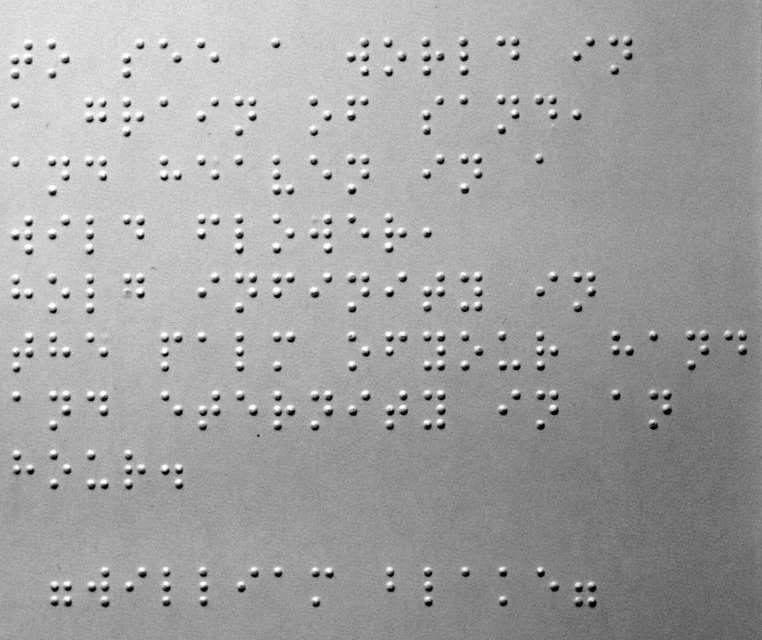
#> input picture example/poem.png, 762 x 640 px
$ python segment.py
#> lines starting #> are read from the running program, lines starting #| are printed output that depends on the picture; after the words box and inside, x2 and y2 are one past the last pixel; in counts of white or black regions, pixels touching at a corner belong together
import os
import shutil
import cv2
import numpy as np
import math
import matplotlib.pyplot as plt

def preprocess(img):
    inverted = 255 - img
    _, thresh1 = cv2.threshold(inverted, 180, 255, cv2.THRESH_BINARY)
    denoised = cv2.bilateralFilter(thresh1, 9, 75, 75)
    _, thresh2 = cv2.threshold(denoised, 12, 255, cv2.THRESH_BINARY)
    dilated = cv2.dilate(thresh2, np.ones((3,2),np.uint8), iterations = 1)
    print("Finished preprocess")
    return dilated


def correct_perspective(src):
    H, W = src.shape[:2]
    frame = cv2.resize(src, (W, H))

    # Corners - Hard coded
    tl = (13 - 11, 45 - 11)
    bl = (14 - 11, 608 + 11)
    tr = (736 + 11, 31 - 11)
    br = (747 + 11, 605 + 11)

    pts_src = np.float32([tl, bl, tr, br])
    pts_dst = np.float32([[0, 0], [0, H - 1], [W - 1, 0], [W - 1, H - 1]])

    matrix = cv2.getPerspectiveTransform(pts_src, pts_dst)
    transformed = cv2.warpPerspective(frame, matrix, (W, H))
    print("Finished correct perspective")
    return transformed


def horizontal_segment(img):
    horizontal_img = img.copy()

    # Hough lines
    H, W = horizontal_img.shape[:2]
    structure = cv2.getStructuringElement(cv2.MORPH_RECT, (W + 2000, 7))
    horizontal = cv2.dilate(horizontal_img, structure, (-1, -1))
    edges = cv2.Canny(horizontal, 50, 150, apertureSize = 3)

    # Get endpoints
    y = []
    lines = cv2.HoughLinesP(edges, 1, np.pi/180, 15, minLineLength=100, maxLineGap=200)
    for i in range(0, len(lines)):
        for x1, y1, x2, y2 in lines[i]:
            y.append(((x1, y1), (x2, y2)))

    y.append(((0, 0), (W - 1, 0)))
    y.append(((0, H - 1), (W - 1, H - 1)))
    sorted_y = sorted(y)

    # Select segments to keep
    segments = []
    for i in range(len(sorted_y) - 1):
        y1 = sorted_y[i]
        y2 = sorted_y[i + 1]

        segment = horizontal_img[y1[0][1]:y2[0][1], y1[0][0]:y1[1][0]]
        total = (y2[0][1] - y1[0][1]) * (y1[1][0] - y1[0][0])
        count = np.floor(np.sum(segment) / 255)

        if (count/total > 0.005):
            segments.append((y1[1][1], y2[1][1]))

    # Merge broken segments
    merged_segments = []
    heights = [s[1] - s[0] for s in segments]
    threshold = 0.8 * np.median(heights)
    i = 0
    while i < len(heights):
        if i == len(heights) - 1 or heights[i] > threshold:
            merged_segments.append(segments[i])
            i += 1
        elif i == len(heights) - 2 or heights[i] + heights[i + 1] > threshold:
            merged_segments.append((segments[i][0], segments[i + 1][1]))
            i += 2
        elif i == len(heights) - 3 or heights[i] + heights[i + 1] + heights[i + 2] > threshold:
            merged_segments.append((segments[i][0], segments[i + 2][1]))
            i += 3

    for i in range(0, len(merged_segments)):
        cv2.line(horizontal_img, (0, merged_segments[i][0]), (W - 1, merged_segments[i][0]), (0, 0, 255), 3)
        cv2.line(horizontal_img, (0, merged_segments[i][1]), (W - 1, merged_segments[i][1]), (255, 0, 0), 3)
    print("Finished horizontal segmentation")
    return merged_segments


def vertical_segment(img):
    vertical_img = cv2.rotate(img, cv2.ROTATE_90_CLOCKWISE)

    # Use Hough lines
    H, W = vertical_img.shape[:2]
    structure = cv2.getStructuringElement(cv2.MORPH_RECT, (W + 2000, 7))
    horizontal = cv2.dilate(vertical_img, structure, (-1, -1))
    edges = cv2.Canny(horizontal, 50, 150, apertureSize = 3)

    # Get endpoints
    y = []
    lines = cv2.HoughLinesP(edges, 1, np.pi/180, 15, minLineLength=100, maxLineGap=200)
    for i in range(0, len(lines)):
        for x1, y1, x2, y2 in lines[i]:
            y.append(((x1, y1), (x2, y2)))

    y.append(((0, 0), (W, 0)))
    y.append(((0, H - 1), (W - 1, H - 1)))
    sorted_y = sorted(y)

    # Keep segments with Braille
    segments = []
    for i in range(len(sorted_y) - 1):
        y1 = sorted_y[i]
        y2 = sorted_y[i + 1]

        segment = vertical_img[y1[0][1]:y2[0][1], y1[0][0]:y1[1][0]]
        total = (y2[0][1] - y1[0][1]) * (y1[1][0] - y1[0][0])
        count = np.floor(np.sum(segment) / 255)

        if (count/total > 0.01):
            segments.append((sorted_y[i][1][1], sorted_y[i + 1][1][1]))

    # Merge broken segments
    merged_segments = []
    heights = [s[1] - s[0] for s in segments]
    threshold = 0.8 * np.median(heights)
    i = 0

    while i < len(heights):
        if i == len(heights) - 1 or heights[i] > threshold:
            merged_segments.append(segments[i])
            i += 1
        elif i == len(heights) - 2 or heights[i] + heights[i + 1] > threshold:
            merged_segments.append((segments[i][0], segments[i + 1][1]))
            i += 2

    # [4 lines of commented-out code are left out]
    print("Finished vertical segmentation")
    return merged_segments


def segment(img, x_pairs, y_pairs):
    print("Starting segmentation")
    line_num = 0

    # Create outer directory if it doesn't exist
    outer_directory = "segments"
    if not os.path.exists(outer_directory):
        os.makedirs(outer_directory)
    else:
        # Delete all the subdirectories in the outer directory
        for item in os.listdir(outer_directory):
            item_path = os.path.join(outer_directory, item)
            if os.path.isdir(item_path):
                shutil.rmtree(item_path)

    for y_start, y_end in y_pairs:
        char_num = 0
        empty_count = 0

        for x_start, x_end in x_pairs:
            segment = img[y_start:y_end, x_start:x_end]
            total = (y_end - y_start) * (x_end - x_start)
            count = np.floor(np.sum(segment) / 255)

            if (count/total < 0.01):
                empty_count += 1
                if empty_count > 1:
                    break
            else:
                empty_count = 0

            directory = f"segments/line{line_num}"
            if not os.path.exists(directory):
                os.makedirs(directory)

            cv2.imwrite(f"{directory}/char{char_num}.jpg", segment)
            char_num += 1

        line_num += 1

    print("Finished segmentation")
    return


# Load image
img = cv2.imread('poem.png')
#> img is the input picture: shape (640, 762, 3); min 0, max 255, mean 162

# Preprocess
preprocessed = preprocess(img)
#> in preprocess, `_, thresh1 = cv2.threshold(inverted, 180, 255, cv2.THRESH_BINARY)`:
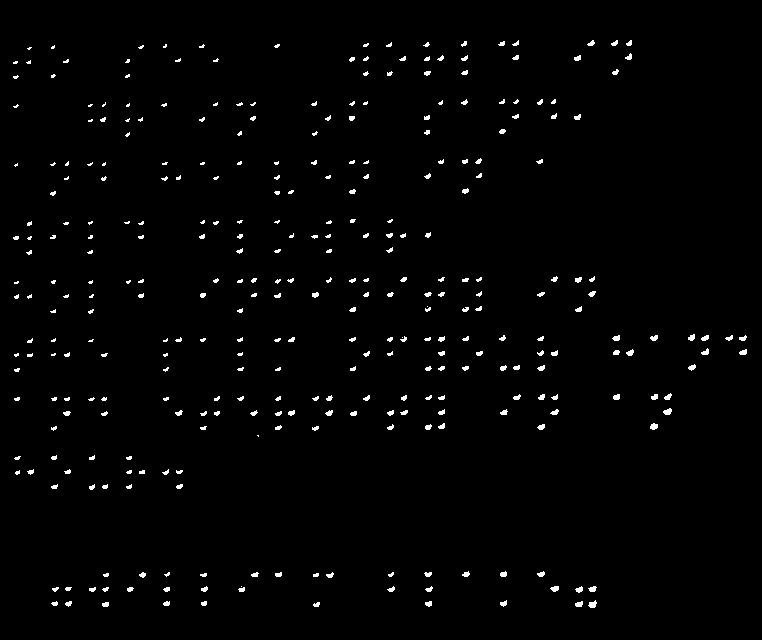
#> thresh1: shape (640, 762, 3); 1.5% white; 333 white regions (141 under 20 px), largest, box (x1, y1, x2, y2) and area: (588, 600, 597, 608) 46, (663, 408, 672, 415) 44, (650, 423, 658, 430) 42
#> in preprocess, `dilated = cv2.dilate(thresh2, np.ones((3,2),np.uint8), iterations = 1)`: dilated: shape (640, 762, 3); 2.8% white; 330 white regions (1 under 20 px), largest, box (x1, y1, x2, y2) and area: (588, 599, 598, 609) 74, (663, 407, 673, 416) 71, (650, 422, 659, 431) 67
cv2.imwrite('preprocessed.jpg', preprocessed)

# Transform
transformed = correct_perspective(preprocessed)
cv2.imwrite('transformed.jpg', transformed)

# Draw lines
x_pairs = vertical_segment(transformed)
#> in vertical_segment, `edges = cv2.Canny(horizontal, 50, 150, apertureSize = 3)`:
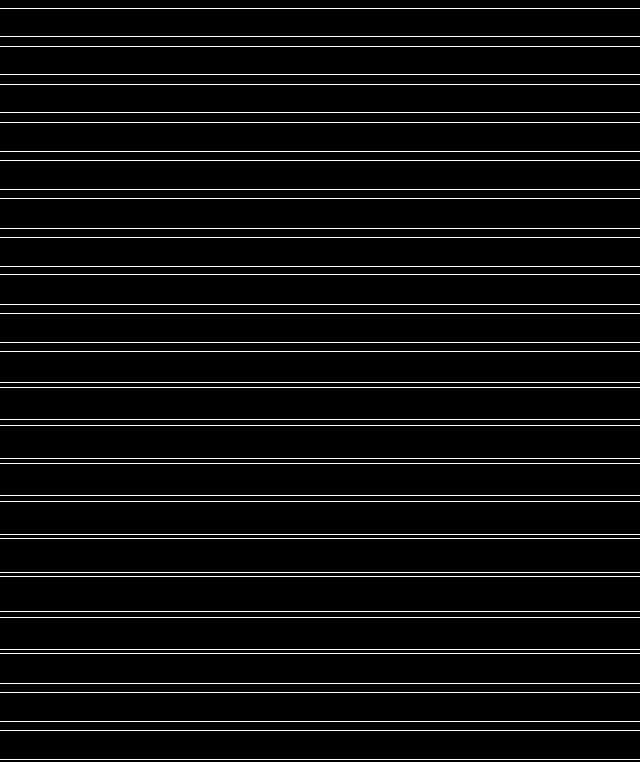
#> edges: shape (762, 640); 5.2% white in thin lines or dots
#> in vertical_segment, `lines = cv2.HoughLinesP(edges, 1, np.pi/180, 15, minLineLength=100, ma..`: lines = 40 rows, first 6: [0, 304, 639, 304], [0, 538, 639, 538], [0, 387, 639, 387], [0, 425, 639, 425], [0, 151, 639, 151], [0, 692, 639, 692]
#> the loop in vertical_segment, `for i in range(0, len(lines)):` made 40 passes
#> after the loop in vertical_segment, `for i in range(0, len(lines)):`: y = 40 items
#> in vertical_segment, `sorted_y = sorted(y)`: sorted_y = 42 items
#> the loop in vertical_segment, `for i in range(len(sorted_y) - 1):` made 41 passes
#> (y1, y2, total, count) on passes 1 to 11: (((0, 0), (640, 0)), ((0, 8), (639, 8)), 5120, 0), (((0, 8), (639, 8)), ((0, 36), (639, 36)), 17892, 2355), (((0, 36), (639, 36)), ((0, 46), (639, 46)), 6390, 0), (((0, 46), (639, 46)), ((0, 74), (639, 74)), 17892, 3183), (((0, 74), (639, 74)), ((0, 84), (639, 84)), 6390, 0), (((0, 84), (639, 84)), ((0, 112), (639, 112)), 17892, 2964), (((0, 112), (639, 112)), ((0, 122), (639, 122)), 6390, 0), (((0, 122), (639, 122)), ((0, 151), (639, 151)), 18531, 2208), (((0, 151), (639, 151)), ((0, 160), (639, 160)), 5751, 0), (((0, 160), (639, 160)), ((0, 189), (639, 189)), 18531, 2267), (((0, 189), (639, 189)), ((0, 198), (639, 198)), 5751, 0)
#> after the loop in vertical_segment, `for i in range(len(sorted_y) - 1):`: segments = [(8, 36), (46, 74), (84, 112), (122, 151), (160, 189), (198, 228), (237, 266), (274, 304), (313, 342), (351, 382), (387, 419), (425, 458), (463, 495), (501, 534), (538, 572), (576, 611), (617, 649), (653, 683), (692, 721), (730, 759)]
#> in vertical_segment, `heights = [s[1] - s[0] for s in segments]`: heights = [28, 28, 28, 29, 29, 30, 29, 30, 29, 31, 32, 33, 32, 33, 34, 35, 32, 30, 29, 29]
#> in vertical_segment, `threshold = 0.8 * np.median(heights)`: threshold = 24
#> the loop in vertical_segment, `while i < len(heights):` made 20 passes
#> after the loop in vertical_segment, `while i < len(heights):`: i = 20; merged_segments has the same summary as segments
#> x_pairs has the same summary as segments in vertical_segment
y_pairs = horizontal_segment(transformed)
#> in horizontal_segment, `horizontal = cv2.dilate(horizontal_img, structure, (-1, -1))`:
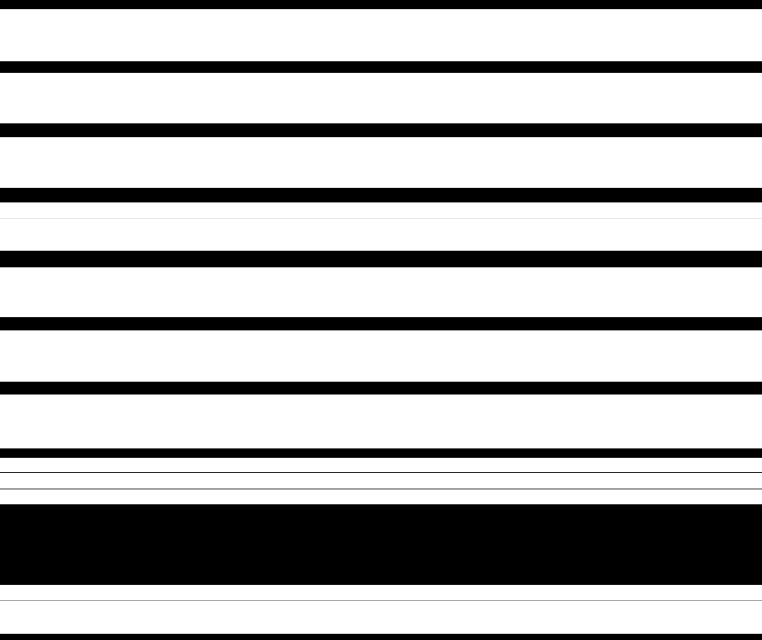
#> horizontal: shape (640, 762, 3); min 0, max 255, mean 179.3
#> in horizontal_segment, `edges = cv2.Canny(horizontal, 50, 150, apertureSize = 3)`:
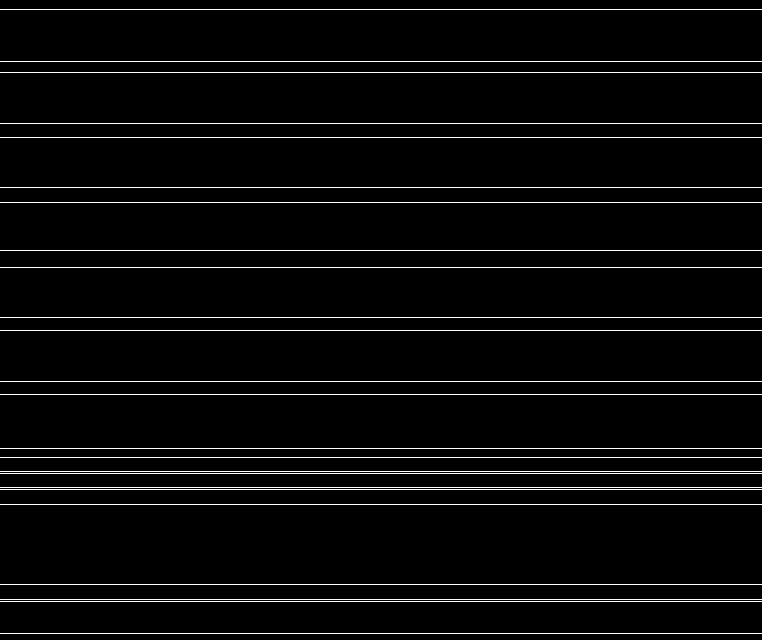
#> edges: shape (640, 762); 3.8% white in thin lines or dots
#> in horizontal_segment, `lines = cv2.HoughLinesP(edges, 1, np.pi/180, 15, minLineLength=100, ma..`: lines = 24 rows, first 6: [0, 330, 761, 330], [0, 202, 761, 202], [0, 601, 761, 601], [0, 448, 761, 448], [0, 599, 761, 599], [0, 473, 761, 473]
#> the loop in horizontal_segment, `for i in range(0, len(lines)):` made 24 passes
#> after the loop in horizontal_segment, `for i in range(0, len(lines)):`: y = 24 items
#> in horizontal_segment, `sorted_y = sorted(y)`: sorted_y = 26 items
#> the loop in horizontal_segment, `for i in range(len(sorted_y) - 1):` made 25 passes
#> (y1, y2, total, count) on passes 1 to 11: (((0, 0), (761, 0)), ((0, 9), (761, 9)), 6849, 0), (((0, 9), (761, 9)), ((0, 61), (761, 61)), 39572, 4907), (((0, 61), (761, 61)), ((0, 72), (761, 72)), 8371, 0), (((0, 72), (761, 72)), ((0, 123), (761, 123)), 38811, 4099), (((0, 123), (761, 123)), ((0, 137), (761, 137)), 10654, 0), (((0, 137), (761, 137)), ((0, 187), (761, 187)), 38050, 3715), (((0, 187), (761, 187)), ((0, 202), (761, 202)), 11415, 0), (((0, 202), (761, 202)), ((0, 250), (761, 250)), 36528, 3841), (((0, 250), (761, 250)), ((0, 267), (761, 267)), 12937, 0), (((0, 267), (761, 267)), ((0, 317), (761, 317)), 38050, 5895), (((0, 317), (761, 317)), ((0, 330), (761, 330)), 9893, 0)
#> after the loop in horizontal_segment, `for i in range(len(sorted_y) - 1):`: segments = [(9, 61), (72, 123), (137, 187), (202, 250), (267, 317), (330, 381), (394, 448), (457, 471), (473, 487), (489, 504), (584, 599), (601, 633)]
#> in horizontal_segment, `heights = [s[1] - s[0] for s in segments]`: heights = [52, 51, 50, 48, 50, 51, 54, 14, 14, 15, 15, 32]
#> in horizontal_segment, `threshold = 0.8 * np.median(heights)`: threshold = 39.2
#> the loop in horizontal_segment, `while i < len(heights):` made 9 passes
#> i on passes 1 to 9: 1, 2, 3, 4, 5, 6, 7, 10, 12
#> after the loop in horizontal_segment, `while i < len(heights):`: i = 12; merged_segments = [(9, 61), (72, 123), (137, 187), (202, 250), (267, 317), (330, 381), (394, 448), (457, 504), (584, 633)]
#> the loop in horizontal_segment, `for i in range(0, len(merged_segments)):` made 9 passes
#> after the loop in horizontal_segment, `for i in range(0, len(merged_segments)):`:
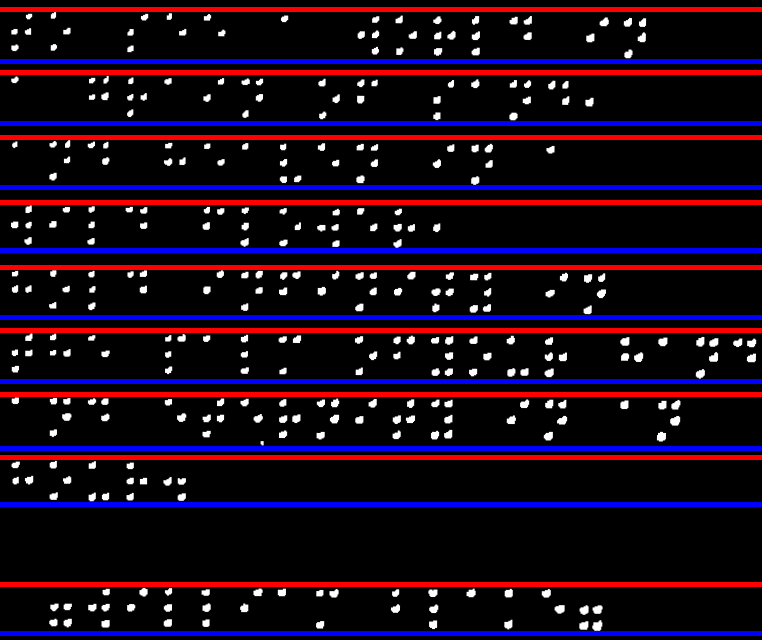
#> horizontal_img: shape (640, 762, 3); mean B, G, R 25.8, 7.9, 25.8
#> y_pairs has the same summary as merged_segments in horizontal_segment

# Visualize
segmented = transformed.copy()
H, W = segmented.shape[:2]
#> H = 640; W = 762

for i in range(len(x_pairs)):
    cv2.line(segmented, (x_pairs[i][0], 0), (x_pairs[i][0], H - 1), (0, 0, 255), 3)
    cv2.line(segmented, (x_pairs[i][1], 0), (x_pairs[i][1], H - 1), (255, 0, 0), 3)
#> this loop made 20 passes

for i in range(0, len(y_pairs)):
    cv2.line(segmented, (0, y_pairs[i][0]), (W - 1, y_pairs[i][0]), (0, 0, 255), 3)
    cv2.line(segmented, (0, y_pairs[i][1]), (W - 1, y_pairs[i][1]), (255, 0, 0), 3)
#> this loop made 9 passes
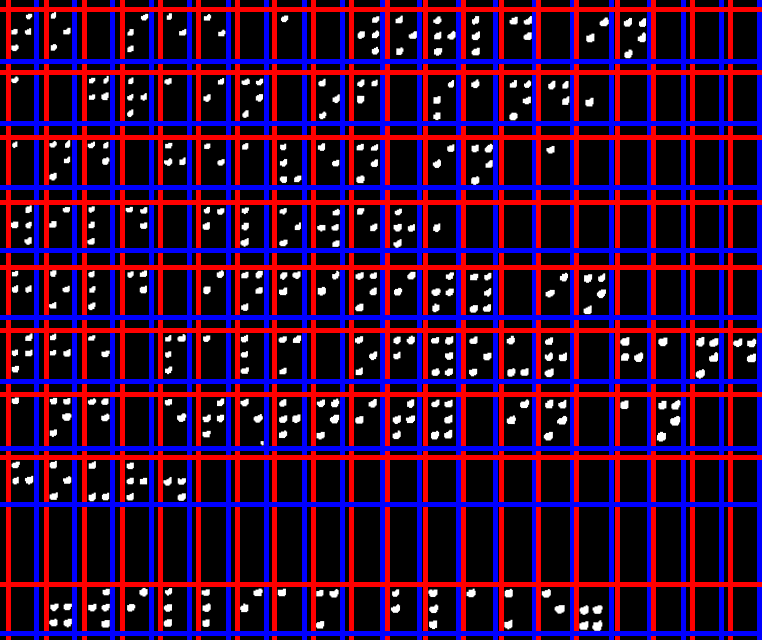
#> segmented: shape (640, 762, 3); mean B, G, R 53.7, 7.9, 54.6

cv2.imwrite('segmented.jpg', segmented)

# Segment
segment(transformed, x_pairs, y_pairs)
#> the loop in segment, `for y_start, y_end in y_pairs:` made 9 passes
#> pass 1, in segment, `cv2.imwrite(f"{directory}/char{char_num}.jpg", segment)`:
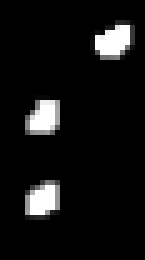
#> saved as char3.jpg: shape (52, 29, 3) (shown 5 times larger); min 0, max 255, mean 17.8
#> after the loop in segment, `for y_start, y_end in y_pairs:`: line_num = 9
